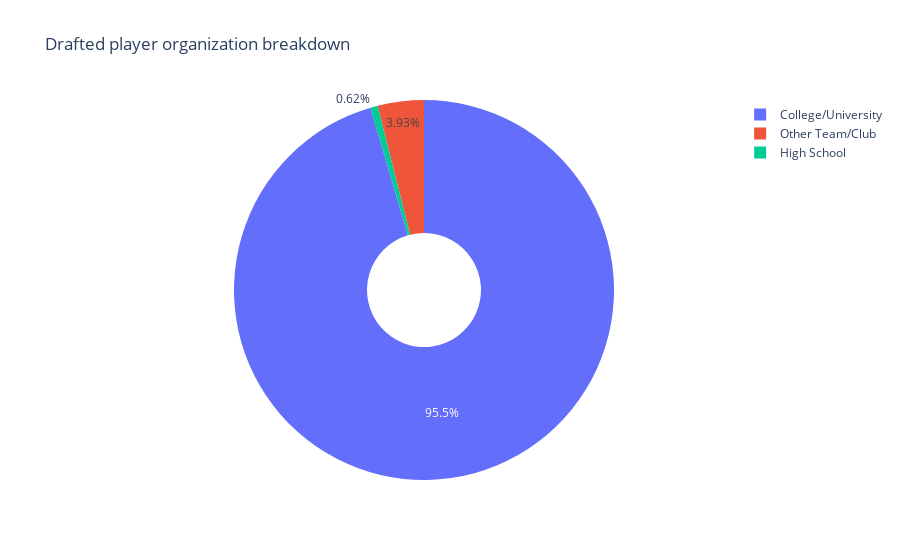

The notebook cell saved with this chart:
### Code cell
# 15 players have unreported organization record. I didn't include them in comparison
px.pie(draft_player_org.iloc[1:,], values='player_count', names='organization', hole=0.3,
       title="Drafted player organization breakdown")

### Figure 1 — Plotly figure (JSON) as saved in the notebook; plotly's stock layout.template omitted (floating-point values rounded to 4 significant figures)
{"data": [{"domain": {"x": [0, 1], "y": [0, 1]}, "hole": 0.3, "hovertemplate": "organization=%{label}<br>player_count=%{value}<extra></extra>", "labels": ["College/University", "High School", "Other Team/Club"], "legendgroup": "", "name": "", "showlegend": true, "type": "pie", "values": [7389, 48, 304]}], "layout": {"autosize": true, "legend": {"tracegroupgap": 0}, "title": {"text": "Drafted player organization breakdown"}}}
